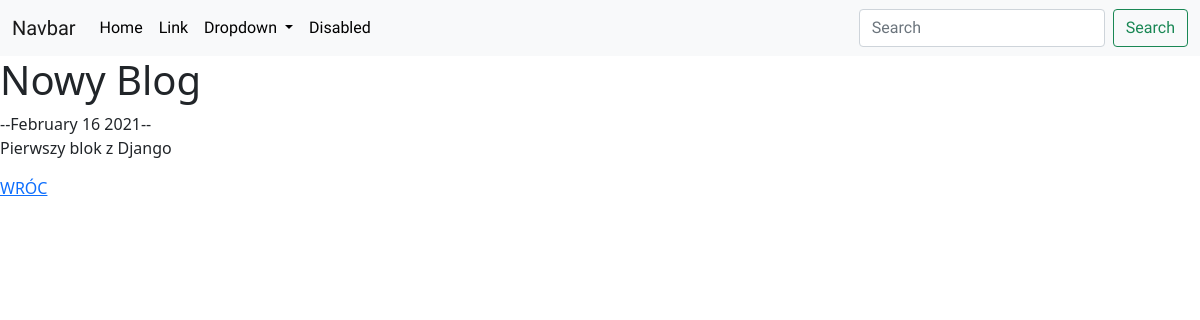
Page /blog/1/ on the committed database.
### blog/models.py (models this page shows, shortened)
class Blog(models.Model):
    title = models.CharField(max_length=100)
    description = models.TextField()
    date = models.DateField(auto_now=False)

### blog/views.py (the view)
# urls.py: path('<int:blog_id>/', views.detail, name='detail'),
def detail(request, blog_id):
    blog = get_object_or_404(Blog, pk=blog_id)
    return render(request, 'blog/detail.html', {'blog' : blog})

### blog/templates/blog/detail.html
{% extends 'portfolio/base.html' %}
{% block content %}
<h1>{{ blog.title }}</h1>
--{{ blog.date|date:'F d Y' }}--
<p>{{ blog.description|safe}}</p>
<a href="{% url 'blog:all_blogs' %}">WRÓC</a>
{% endblock %}

### rows in the picture
Blog: title "Nowy Blog", date "February 16 2021", description "Pierwszy blok z Django"
